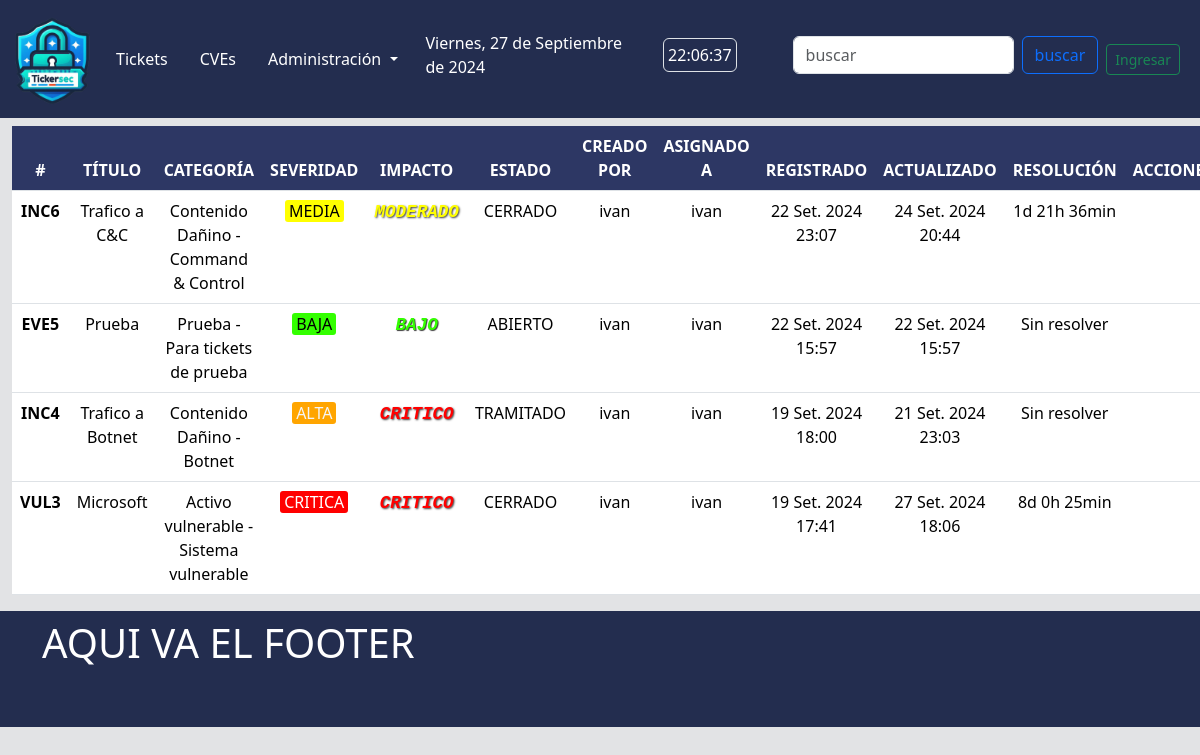
The page /core/tickets/ on the database its author committed.
### core/models.py (models this page shows, shortened)
class Ticket(models.Model):
    type = models.CharField(verbose_name='Tipo', max_length=50, choices=TicketType.choices, default=TicketType.INCIDENTE)
    category = models.ForeignKey(TicketCategory, verbose_name='Categoria', related_name='categorias', on_delete=models.PROTECT)
    title = models.CharField(verbose_name='Titulo', max_length=50, blank=False) # auto_now_add: actualiza el valor con la hora y la fecha de creación del registro.
    createdAt = models.DateTimeField(auto_now_add=True) # auto_now: actualiza el valor del campo a la hora y fecha actuales cada vez que se llama a Model.save().
    lastUpdate = models.DateTimeField(auto_now=True)
    resolution = models.DurationField(verbose_name='Resolucion', blank=True, null=True)
    severity = models.CharField(verbose_name='Severidad', choices=Severity.choices, default=Severity.NULA.name, max_length=7)
    impact = models.CharField(verbose_name='Impacto', choices=Impact.choices, default=Impact.NULO.name, max_length=10)
    status = models.CharField(verbose_name='Estado', choices=TicketStatus.choices, default=TicketStatus.ABIERTO.name, max_length=10)
    createdBy = models.ForeignKey(User, verbose_name='Remitente', related_name='created_tickets', on_delete=models.PROTECT, blank=False)
    assignedTo = models.ForeignKey(User, verbose_name='Responsable', related_name='assigned_tickets', on_delete=models.PROTECT, blank=False)
    resume = models.CharField(verbose_name='Resumen', max_length=300, blank=False)
    report = models.ForeignKey(TicketReport, verbose_name='Reporte', related_name='reportes', on_delete=models.PROTECT, null=True, blank=True)
    def resolution_display(self):
        if not self.resolution:
            return 'Sin resolver'
        else:
            total_seconds = int(self.resolution.total_seconds())
            days = total_seconds // 86400
            hours = (total_seconds % 86400) // 3600
            minutes = (total_seconds % 3600) // 60
            return f'{days}d {hours}h {minutes}min'
    class Meta:
        ordering = ['-pk']
        verbose_name_plural = 'Tickets'

class TicketCategory(models.Model):
    name = models.CharField(verbose_name='Categoria', max_length=50, blank=False)
    subcategory = models.CharField(verbose_name='Subcategoria', max_length=50, unique=True, blank=False)
    description = models.CharField(verbose_name='Descripcion', max_length=500, blank=False)
    createdAt = models.DateTimeField(auto_now_add=True)
    createdBy = models.ForeignKey(User, on_delete=models.PROTECT, null=False)
    active = models.BooleanField(verbose_name='Activo', null=False, default=True)
    def __str__(self):
        return f'{self.name} - {self.subcategory}'
    class Meta:
        ordering = ['name', 'subcategory']
        verbose_name_plural = 'Categorias'

### core/views.py (the view)
# urls.py: path("tickets/", TicketListView.as_view(), name="tickets"),
class TicketListView(ListView):
    model = Ticket
    template_name = 'core/ticket_list.html'
    context_object_name = 'ticket_list'
    login_url = 'login'
    def get_context_data(self, **kwargs):
        context = super().get_context_data(**kwargs)
        context['newTicketForm'] = TicketForm()
        context['categories'] = TicketCategory.objects.all()
        return context

### core/forms.py
class TicketForm(forms.ModelForm):
    class Meta:
        model = Ticket
        fields = ['type', 'category', 'title',
            'severity', 'impact', 'assignedTo', 'resume']
        widgets = {
            'type': forms.Select(attrs={'class': 'form-control'}),
            'category': forms.Select(attrs={'class': 'form-control'}),
            'title': forms.TextInput(attrs={'class': 'form-control',  'minlength': 5, }),
            'severity': forms.Select(attrs={'class': 'form-control'}),
            'impact': forms.Select(attrs={'class': 'form-control'}),
            'assignedTo': forms.Select(attrs={'class': 'form-control'}),
            'resume': forms.Textarea(attrs={'class': 'form-control', 'rows': 4, }),
        }

### templates/core/ticket_list.html (shortened to what this page needs)
{% extends "dash/base.html" %}
{% load static %}
{% block main %}
<div class="container-fluid my-2">
    <table class="table table-hover">
        <thead class="text-center">
            <tr>
                <th scope="col" class="bg-blueMilei-subtle text-white text-uppercase">#</th>
                <th scope="col" class="bg-blueMilei-subtle text-white text-uppercase">Título</th>
                <th scope="col" class="bg-blueMilei-subtle text-white text-uppercase">Categoría</th>
                <th scope="col" class="bg-blueMilei-subtle text-white text-uppercase">Severidad</th>
                <th scope="col" class="bg-blueMilei-subtle text-white text-uppercase">Impacto</th>
                <th scope="col" class="bg-blueMilei-subtle text-white text-uppercase">Estado</th>
                <th scope="col" class="bg-blueMilei-subtle text-white text-uppercase">Creado por</th>
                <th scope="col" class="bg-blueMilei-subtle text-white text-uppercase">Asignado a</th>
                <th scope="col" class="bg-blueMilei-subtle text-white text-uppercase">Registrado</th>
                <th scope="col" class="bg-blueMilei-subtle text-white text-uppercase">Actualizado</th>
                <th scope="col" class="bg-blueMilei-subtle text-white text-uppercase">Resolución</th>
                <th scope="col" class="bg-blueMilei-subtle text-white text-uppercase">Acciones</th>
            </tr>
        </thead>
        <tbody class="text-center">
            {% for ticket in ticket_list %}
            <tr>
                <th scope="row">
                    {% if user.is_authenticated %}
                    <a class="text-decoration-none"
                        href="{% url 'core:detail-ticket' ticket.pk %}">{{ticket.type}}{{ticket.pk}}</a>
                    {% else %}
                    {{ticket.type}}{{ticket.pk}}
                    {% endif %}
                </th>
                <td>{{ ticket.title }}</td>
                <td>{{ ticket.category }}</td>
                <td><span class="severidad-{{ ticket.severity|lower }} px-1">{{ ticket.severity }}</span></td>
                <td><span class="impacto-{{ ticket.impact|lower }}">{{ ticket.impact }}</span></td>
                <td>{{ ticket.status }}</td>
                <td>{{ ticket.createdBy }}</td>
                <td>{{ ticket.assignedTo }}</td>
                <td>{{ ticket.createdAt }}</td>
                <td>{{ ticket.lastUpdate }}</td>
                <td>{{ ticket.resolution_display }}</td>
                <td>
                </td>
            </tr>
            {% endfor %}
        </tbody>
    </table>
</div>
{% endblock main %}

### static/css/dash/styles.css (style rules this page uses)
:root { --bg-blueMilei: rgb(35, 45, 79); --bg-blueMilei-subtle: rgb(45, 55, 100); }
.bg-blueMilei-subtle { background-color: var(--bg-blueMilei-subtle) !important; }
.severidad-critica { background-color: red; color: white; border-radius: 3px; }
.severidad-alta { background-color: orange; color: whitesmoke; border-radius: 3px; }
.severidad-media { background-color: yellow; color: black; border-radius: 3px; }
.severidad-baja { background-color: #33ff00; color: black; border-radius: 3px; }
.impacto-critico { color: red; text-shadow: rgb(60, 60, 60) 1px 1px 2px; font-style: italic; font-weight: bold; font-family: 'Courier New', Courier, monospace; font-size: 1.1rem; }
.impacto-moderado { color: yellow; text-shadow: rgb(60, 60, 60) 1px 1px 2px; font-style: italic; font-weight: bold; font-family: 'Courier New', Courier, monospace; font-size: 1.1rem; }
.impacto-bajo { color: #33ff00; text-shadow: rgb(60, 60, 60) 1px 1px 1px; font-style: italic; font-weight: bold; font-family: 'Courier New', Courier, monospace; font-size: 1.1rem; }

### rows shown on the page
Ticket: type "INC", pk "6", title "Trafico a C&C", category "Contenido Dañino - Command & Control", severity "MEDIA", impact "MODERADO", status "CERRADO", createdBy "ivan", assignedTo "ivan", createdAt "22 Set. 2024 23:07", lastUpdate "24 Set. 2024 20:44", resolution_display "1d 21h 36min"
Ticket: type "EVE", pk "5", title "Prueba", category "Prueba - Para tickets de prueba", severity "BAJA", impact "BAJO", status "ABIERTO", createdBy "ivan", assignedTo "ivan", createdAt "22 Set. 2024 15:57", lastUpdate "22 Set. 2024 15:57", resolution_display "Sin resolver"
Ticket: type "INC", pk "4", title "Trafico a Botnet", category "Contenido Dañino - Botnet", severity "ALTA", impact "CRITICO", status "TRAMITADO", createdBy "ivan", assignedTo "ivan", createdAt "19 Set. 2024 18:00", lastUpdate "21 Set. 2024 23:03", resolution_display "Sin resolver"
Ticket: type "VUL", pk "3", title "Microsoft", category "Activo vulnerable - Sistema vulnerable", severity "CRITICA", impact "CRITICO", status "CERRADO", createdBy "ivan", assignedTo "ivan", createdAt "19 Set. 2024 17:41", lastUpdate "27 Set. 2024 18:06", resolution_display "8d 0h 25min"
